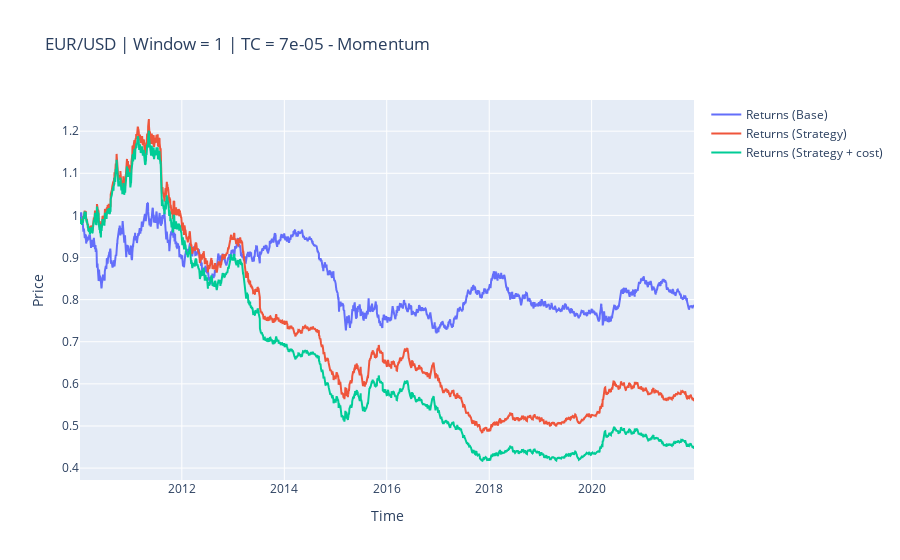

Write notebook code for a chart like this one.
### Code cell
testMCB.plot_results()

### Figure 1 — Plotly figure (JSON) as saved in the notebook; plotly's stock layout.template omitted (floating-point values rounded to 4 significant figures; data arrays with more than 128 entries replaced by an {"elided": "..."} marker saying what was removed)
{"data": [{"name": "Returns (Base)", "type": "scatter", "x": {"elided": "3124 str values"}, "y": {"elided": "3124 float values"}}, {"name": "Returns (Strategy)", "type": "scatter", "x": {"elided": "3124 str values"}, "y": {"elided": "3124 float values"}}, {"name": "Returns (Strategy + cost)", "type": "scatter", "x": {"elided": "3124 str values"}, "y": {"elided": "3124 float values"}}], "layout": {"title": {"text": "EUR/USD | Window = 1 | TC = 7e-05 - Momentum"}, "xaxis": {"title": {"text": "Time"}}, "yaxis": {"title": {"text": "Price"}}}}
